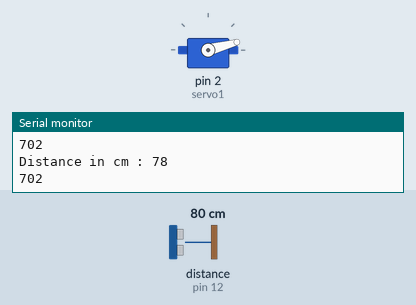
Recording of a sketch running on a simulated Arduino Uno, built with avr-gcc and run on an emulated ATmega328P. Parts: servo, the last lines printed to the serial monitor. Wiring (inferred from the names in the program): ultrasonic range finder: trigger pin 11; echo pin 12. Inputs (shaded band) come from the test bench; at power-on: distance to the obstacle (sensor on pin 12) 80 cm. The echo pulse lasts 58.3 µs per cm; random numbers use the default seed unless the sketch sets one.

Above: at 4.0 s.
4.1 s: distance to the obstacle (sensor on pin 12) set to 4 cm
At 4.8 s:
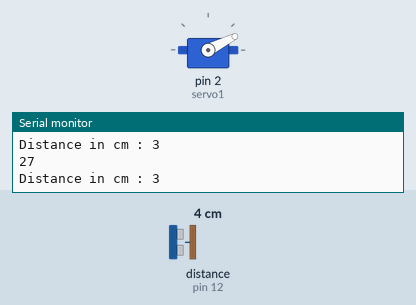
5.6 s: distance to the obstacle (sensor on pin 12) set to 9 cm
At 6.8 s:
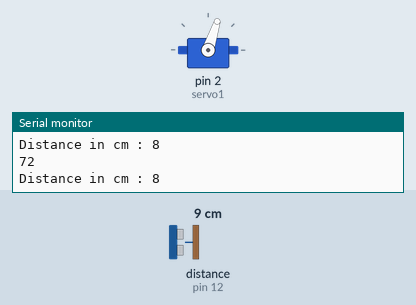
7.1 s: distance to the obstacle (sensor on pin 12) set to 120 cm
At 8.2 s:
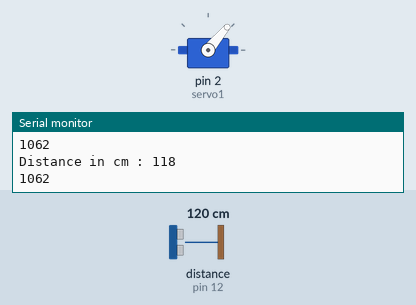
8.6 s: distance to the obstacle (sensor on pin 12) set to 18 cm
At 9.8 s:
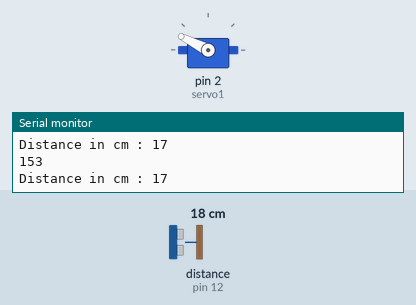
10.1 s: distance to the obstacle (sensor on pin 12) set to 250 cm
At 10.5 s:
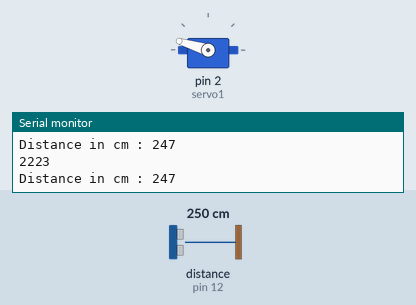
11.6 s: distance to the obstacle (sensor on pin 12) set to 35 cm
At 12.2 s:
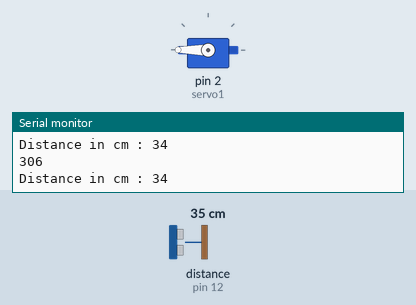
Timing chart, 0 to 14.1 s (numbered marks = the images above; inputs shaded):
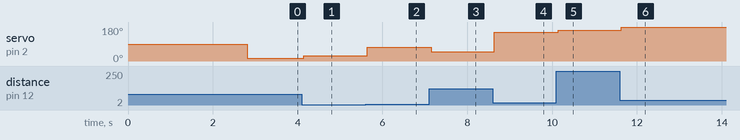

Measured:
- after the input at 4.1 s, servo on pin 2 (servo1): 15° → 27° after 0.05 s
- after the input at 5.6 s, servo on pin 2 (servo1): 27° → 72° after 0.05 s
- after the input at 7.1 s, servo on pin 2 (servo1): 72° → 50° after 0.05 s
- after the input at 8.6 s, servo on pin 2 (servo1): 50° → 153° at once
- after the input at 10.1 s, servo on pin 2 (servo1): 153° → 163° after 0.05 s
- after the input at 11.6 s, servo on pin 2 (servo1): 163° → 180° at once

The sketch:

distance_meter.ino
```cpp
#include <Servo.h>

Servo servo1;

int distance = 0;
int trig = 11; //trig pin of ultrasonic sensor
int echo = 12; //echo pin of ultrasonic sensor


void setup() {

  delay(random(500,2000));   // delay for random time
  pinMode(echo, INPUT);
  pinMode(trig, OUTPUT);

  Serial.begin(9600);

 servo1.attach(2);           //attach servoPin to servo object

 delay(2000);

}

void loop() {

  //Ultrasonic Sensor Measures distance
//trigger the ultrasonic sensor for 10 microseconds to send out 8 pulses
  digitalWrite(trig, HIGH);
  delayMicroseconds(10);
  digitalWrite(trig, LOW);
  long duration = pulseIn(echo, HIGH);
  int distance = duration*0.034/2;
  Serial.print("Distance in cm : ");
  Serial.println(distance);

int angle = map(distance, 0, 20, 0, 180);


  Serial.println(angle);

  servo1.write(angle);


}
```
